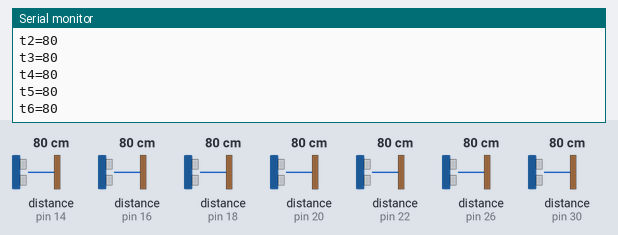
This sketch was run on a simulated Arduino Mega 2560, built with avr-gcc and run on an emulated ATmega2560. Shown: the last lines printed to the serial monitor. Inputs (shaded band) come from the test bench; at power-on: distance to the obstacle (sensors on pin 14, pin 16, pin 18, pin 20, pin 22, pin 26, pin 30) 80 cm. The echo pulse lasts 58.3 µs per cm; storage starts empty; the audio player accepts every command and is not drawn.

Above: at 1.2 s.
1.3 s: distance to the obstacle (sensor on pin 14) set to 2 cm
At 2.3 s:
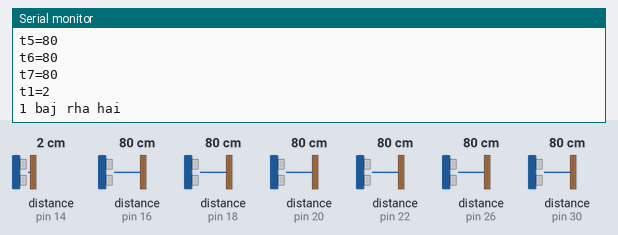
4.1 s: distance to the obstacle (sensor on pin 16) set to 2 cm
At 5.4 s:
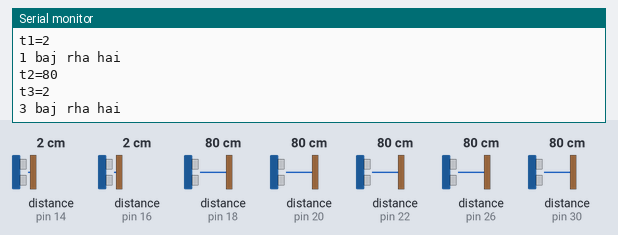
5.6 s: distance to the obstacle (sensor on pin 18) set to 2 cm
At 6.9 s:
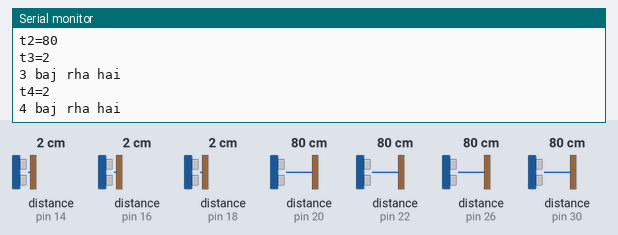
7.1 s: distance to the obstacle (sensor on pin 20) set to 2 cm
At 8.3 s:
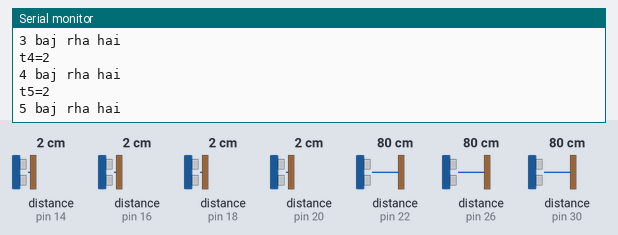
8.6 s: distance to the obstacle (sensor on pin 22) set to 2 cm
At 9.7 s:
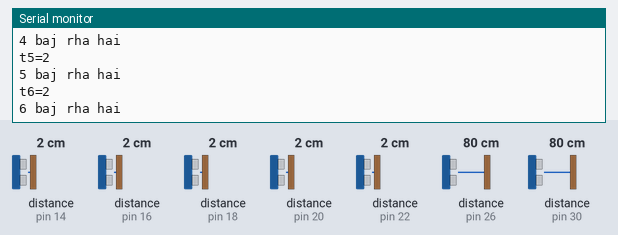
10.1 s: distance to the obstacle (sensor on pin 26) set to 2 cm
At 12.1 s:
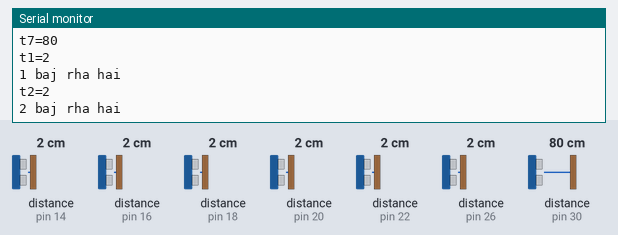
Timing chart, 0 to 12.6 s (numbered marks = the images above; inputs shaded):
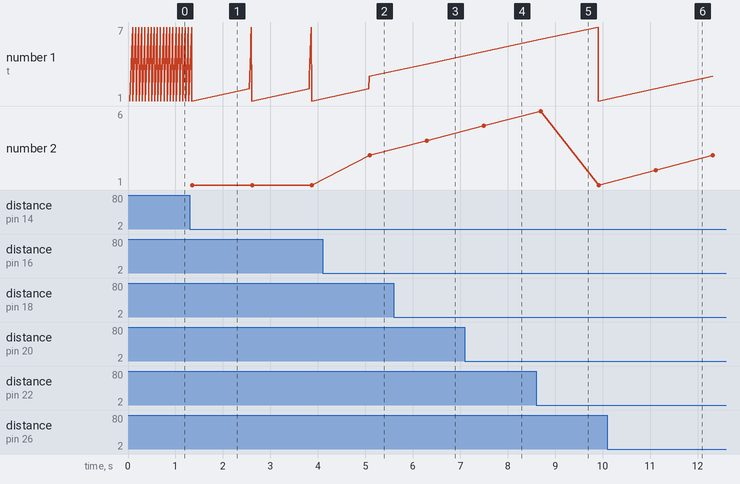

Measured:
- after the input at 1.3 s, the serial monitor: prints a new line after 0.05 s (image 1)
- after the input at 4.1 s, the serial monitor: prints a new line after 0.98 s (image 2)
- after the input at 5.6 s, the serial monitor: prints a new line after 0.68 s (image 3)
- after the input at 7.1 s, the serial monitor: prints a new line after 0.39 s (image 4)
- after the input at 8.6 s, the serial monitor: prints a new line after 0.09 s (image 5)
- after the input at 10.1 s, the serial monitor: prints a new line after 1.0 s (image 6)

The sketch:

code.ino
```cpp
#include <SD.h>                      // need to include the SD library
#define SD_ChipSelectPin 53  //using digital pin 4 on arduino nano 328
#include <TMRpcm.h>           //  also need to include this library...
#include <SPI.h>

TMRpcm tmrpcm;   // create an object for use in this sketch

int echoPin1=14;
int trigPin1=15;
int echoPin2=26;
int trigPin2=27;
int echoPin3=16;
int trigPin3=17;
int echoPin4=18;
int trigPin4=19;
int echoPin5=20;
int trigPin5=21;
int echoPin6=22;
int trigPin6=23;
int echoPin7=30;
int trigPin7=31;


void setup(){

  pinMode(trigPin1,OUTPUT);
  pinMode(echoPin1,INPUT);
  Serial.begin(9600);
  pinMode(trigPin2,OUTPUT);
  pinMode(echoPin2,INPUT);
  pinMode(trigPin3,OUTPUT);
  pinMode(echoPin3,INPUT);
  pinMode(trigPin4,OUTPUT);
  pinMode(echoPin4,INPUT);
  pinMode(trigPin5,OUTPUT);
  pinMode(echoPin5,INPUT);
  pinMode(trigPin6,OUTPUT);
  pinMode(echoPin6,INPUT);
  pinMode(trigPin7,OUTPUT);
  pinMode(echoPin7,INPUT);

  tmrpcm.speakerPin = 11; //11 on Mega, 9 on Uno, Nano, etc

  if (!SD.begin(SD_ChipSelectPin)) {  // see if the card is present and can be initialized:
  return;   // don't do anything more if not
  }
 tmrpcm.volume(1);

}

void loop(){
long t1,t2,t3,t4,t5,t6,t7;
digitalWrite(trigPin1,LOW);
     delay(2);
digitalWrite(trigPin1,HIGH);
     delay(2);
digitalWrite(trigPin1,LOW);
t1=micro_to_cm(pulseIn(echoPin1,HIGH));
//delay(500);

Serial.print("t1=");
Serial.println(t1);
if (t1<=20 && t1>0)
{
      tmrpcm.play("1.wav");
      Serial.println("1 baj rha hai");
     delay(1200);
}

digitalWrite(trigPin2,LOW);
delay(2);
digitalWrite(trigPin2,HIGH);
delay(2);
digitalWrite(trigPin2,LOW);
t2=micro_to_cm(pulseIn(echoPin2,HIGH));
Serial.print("t2=");
Serial.println(t2);
if (t2<=20 && t2>0)
{
      tmrpcm.play("2.wav");
      Serial.println("2 baj rha hai");
      delay(1200);
}


digitalWrite(trigPin3,LOW);
     delay(2);
digitalWrite(trigPin3,HIGH);
     delay(2);
digitalWrite(trigPin3,LOW);
t3=micro_to_cm(pulseIn(echoPin3,HIGH));
//delay(500);

Serial.print("t3=");
Serial.println(t3);
if (t3<=20 && t3>0)
{
      tmrpcm.play("3.wav");
      Serial.println("3 baj rha hai");
      delay(1200);
}

digitalWrite(trigPin4,LOW);
delay(2);
digitalWrite(trigPin4,HIGH);
delay(2);
digitalWrite(trigPin4,LOW);
t4=micro_to_cm(pulseIn(echoPin4,HIGH));
Serial.print("t4=");
Serial.println(t4);
if (t4<=20 && t4>0)
{
      tmrpcm.play("4.wav");
      Serial.println("4 baj rha hai");
      delay(1200);
}


digitalWrite(trigPin5,LOW);
     delay(2);
digitalWrite(trigPin5,HIGH);
     delay(2);
digitalWrite(trigPin5,LOW);
t5=micro_to_cm(pulseIn(echoPin5,HIGH));
//delay(500);

Serial.print("t5=");
Serial.println(t5);
if (t5<=20 && t5>0)
{
      tmrpcm.play("5.wav");
      Serial.println("5 baj rha hai");
     delay(1200);
}

digitalWrite(trigPin6,LOW);
delay(2);
digitalWrite(trigPin6,HIGH);
delay(2);
digitalWrite(trigPin6,LOW);
t6=micro_to_cm(pulseIn(echoPin6,HIGH));
Serial.print("t6=");
Serial.println(t6);
if (t6<37 && t6>0)
{
      tmrpcm.play("6.wav");
      Serial.println("6 baj rha hai");
      delay(1200);
}

digitalWrite(trigPin7,LOW);
     delay(2);
digitalWrite(trigPin7,HIGH);
     delay(2);
digitalWrite(trigPin7,LOW);
t7=micro_to_cm(pulseIn(echoPin7,HIGH));
//delay(500);

Serial.print("t7=");
Serial.println(t7);
if (t7<=20 && t7>0)
{
      tmrpcm.play("7.wav");
      Serial.println("7 baj rha hai");
     delay(12+00);
}

 }
long micro_to_cm(long m){
  return m/29/2;}
```
